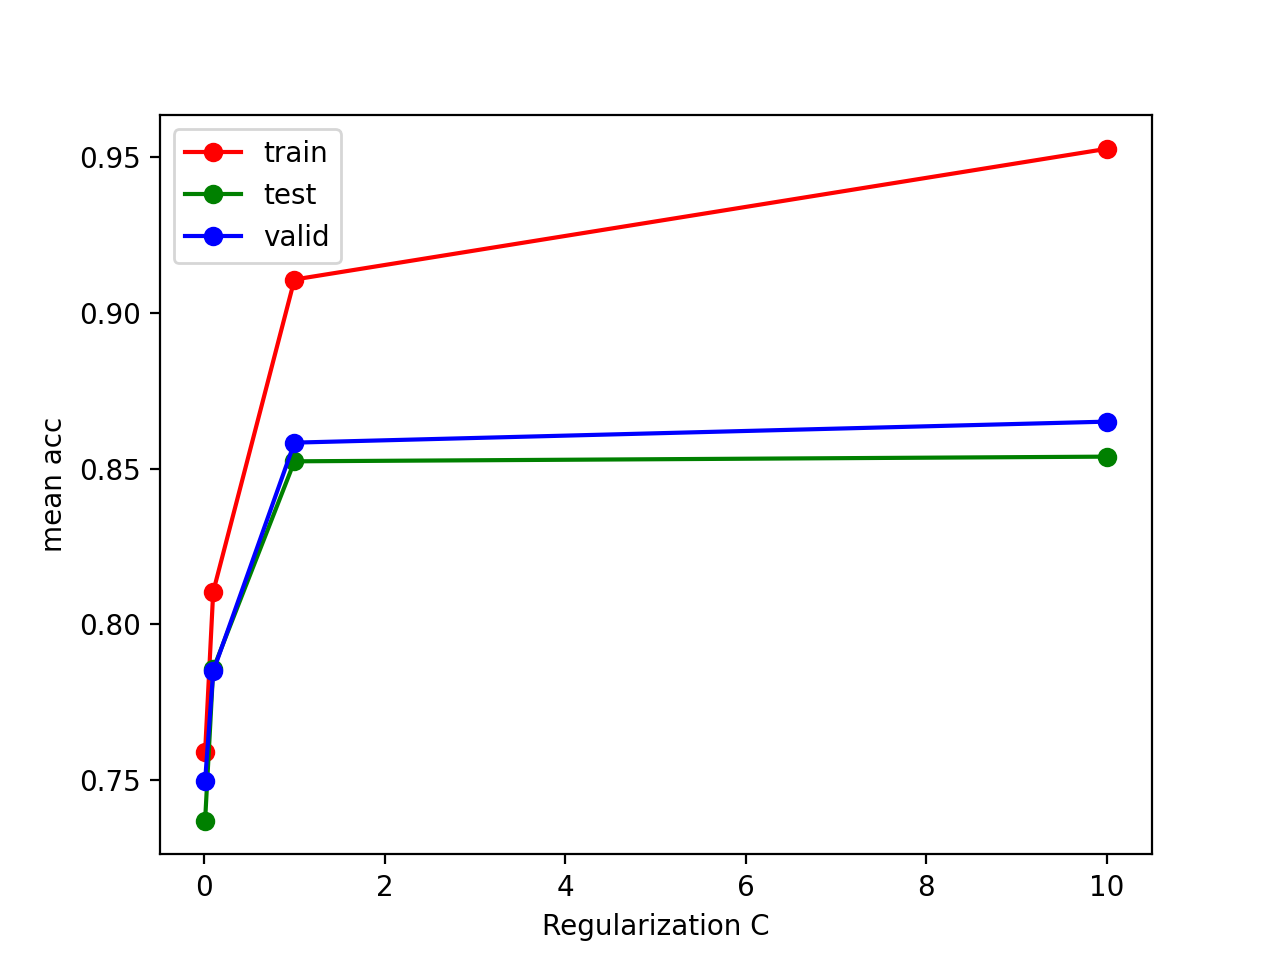

Here is the Python script that generated this plot:
import pandas as pd
import numpy as np
import matplotlib.pyplot as plt
from sklearn.linear_model import LogisticRegression
y_train = pd.read_table('train.txt',header=None)[0]
y_test = pd.read_table('test.txt',header=None)[0]
y_valid = pd.read_table('valid.txt',header=None)[0]

x_train = np.loadtxt('train.feature.txt')
x_test = np.loadtxt('test.feature.txt')
x_valid = np.loadtxt('valid.feature.txt')

C = [0.01,0.1,1,10]
sc_train = []
sc_test = []
sc_valid = []

for c in C:
  logr = LogisticRegression(max_iter=1000,random_state=42,C=c)
  logr.fit(x_train,y_train)
  sc_train.append(logr.score(x_train,y_train))
  sc_test.append(logr.score(x_test,y_test))
  sc_valid.append(logr.score(x_valid,y_valid))


# 表示
fig, ax = plt.subplots()

ax.set_xlabel('Regularization C')
ax.set_ylabel('mean acc')

ax.plot(C,sc_train,color='red',label='train',marker='o')
ax.plot(C,sc_test,color='green',label='test',marker='o')
ax.plot(C,sc_valid,color='blue',label='valid',marker='o')
ax.legend(loc=0)

plt.show()
